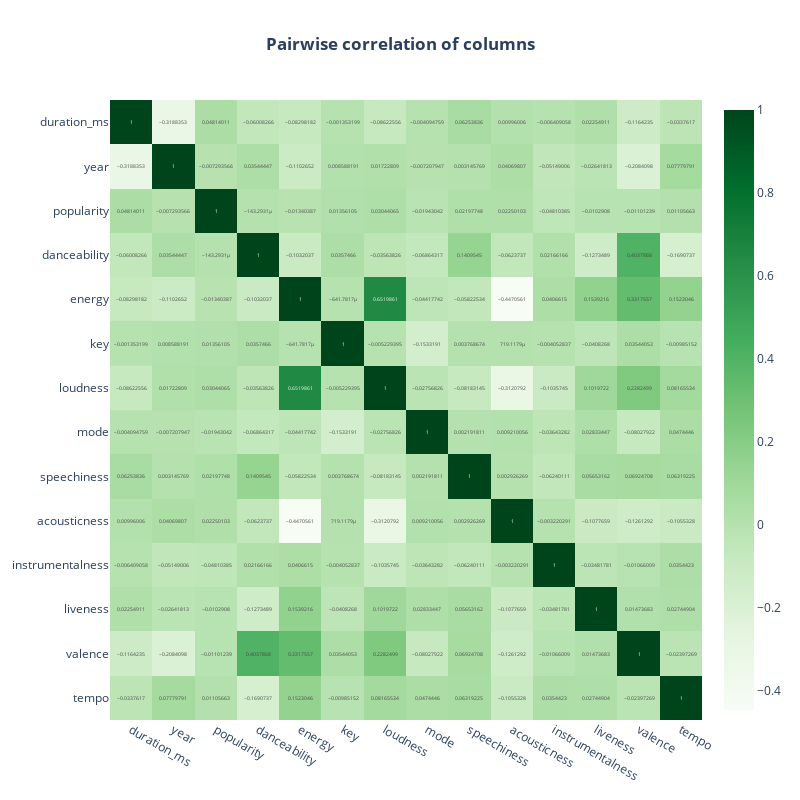

The notebook cell this image was saved under:
### Code cell
# Pilih hanya kolom numerik
numeric_df = df.select_dtypes(include=['number'])

# Hitung korelasi dari kolom numerik
fig = px.imshow(numeric_df.corr(), text_auto=True, height=800, width=800, 
                color_continuous_scale=px.colors.sequential.Greens, aspect='auto', 
                title='<b>Pairwise correlation of columns')
fig.update_layout(title_x=0.5)
fig.show()

### Figure 1 — Plotly figure (JSON) as saved in the notebook; plotly's stock layout.template omitted (floating-point values rounded to 4 significant figures; data arrays with more than 128 entries replaced by an {"elided": "..."} marker saying what was removed)
{"data": [{"coloraxis": "coloraxis", "hovertemplate": "x: %{x}<br>y: %{y}<br>color: %{z}<extra></extra>", "name": "0", "texttemplate": "%{z}", "type": "heatmap", "x": ["duration_ms", "year", "popularity", "danceability", "energy", "key", "loudness", "mode", "speechiness", "acousticness", "instrumentalness", "liveness", "valence", "tempo"], "xaxis": "x", "y": ["duration_ms", "year", "popularity", "danceability", "energy", "key", "loudness", "mode", "speechiness", "acousticness", "instrumentalness", "liveness", "valence", "tempo"], "yaxis": "y", "z": {"elided": "14x14 float values"}}], "layout": {"coloraxis": {"colorscale": [[0, "rgb(247,252,245)"], [0.125, "rgb(229,245,224)"], [0.25, "rgb(199,233,192)"], [0.375, "rgb(161,217,155)"], [0.5, "rgb(116,196,118)"], [0.625, "rgb(65,171,93)"], [0.75, "rgb(35,139,69)"], [0.875, "rgb(0,109,44)"], [1, "rgb(0,68,27)"]]}, "height": 800, "title": {"text": "<b>Pairwise correlation of columns", "x": 0.5}, "width": 800, "xaxis": {"anchor": "y", "domain": [0, 1]}, "yaxis": {"anchor": "x", "autorange": "reversed", "domain": [0, 1]}}}
